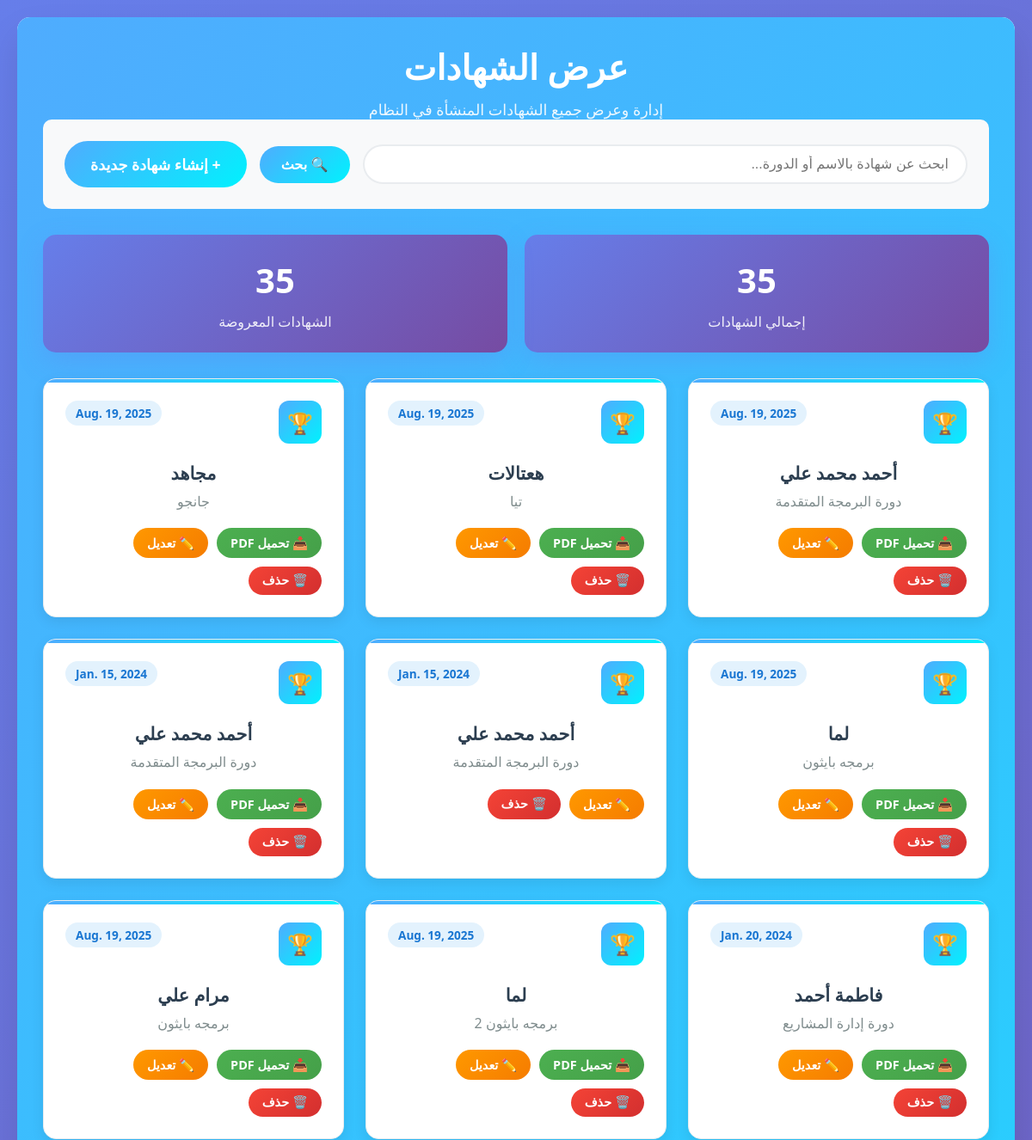
The page /certificates/ (upper part) on the database as committed earlier.
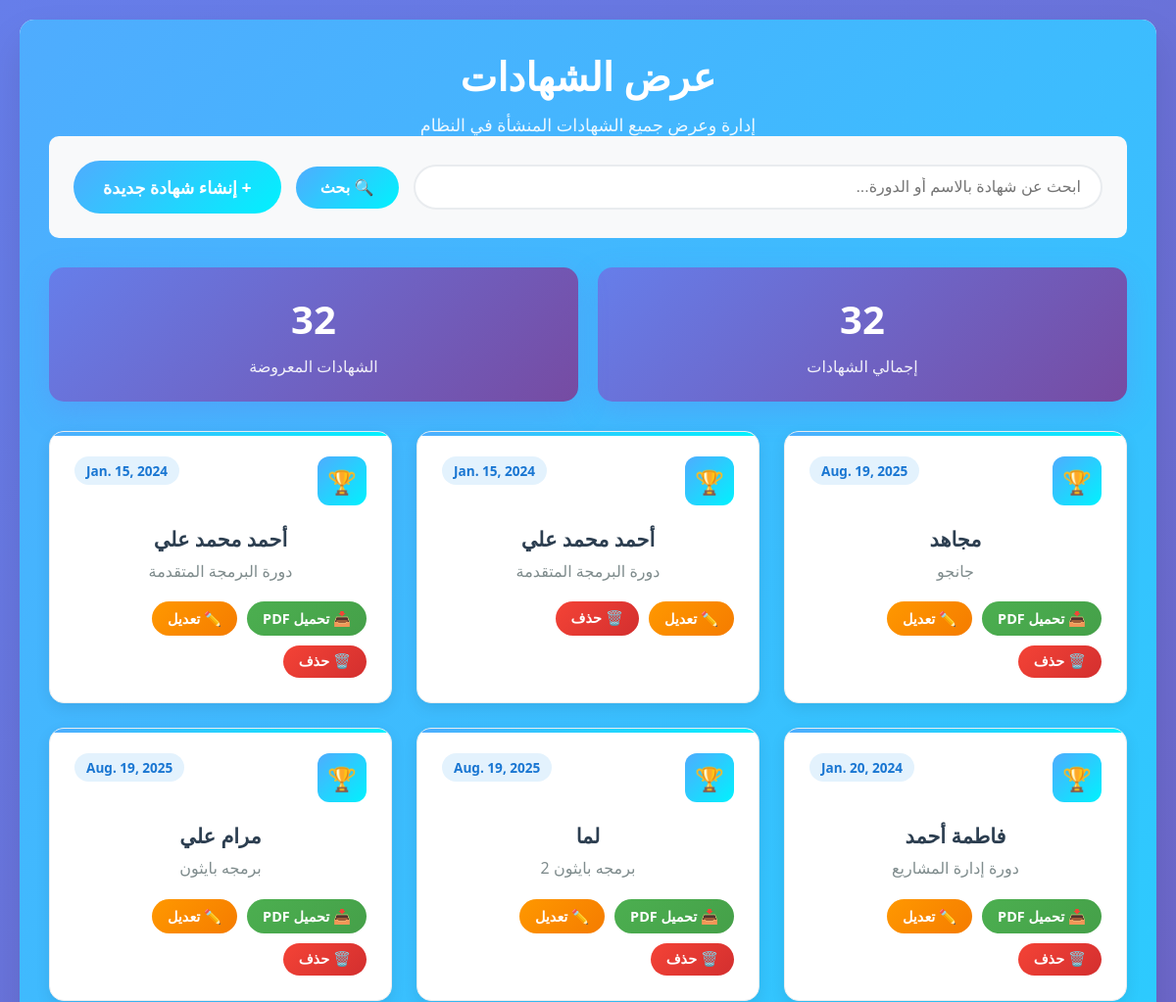
The same page on the database as committed later.
### main/models.py (models this page shows, shortened)
class Certificate(models.Model):
    employee_name = models.CharField(max_length=200)
    course_title = models.CharField(max_length=200)
    issue_date = models.DateField()
    logo = models.ImageField(upload_to="logos/", blank=True, null=True)
    pdf_file = models.FileField(upload_to="certificates/", blank=True, null=True)
    created_at = models.DateTimeField(auto_now_add=True)

### main/views.py (the view)
# urls.py: path('certificates/', views.list_certificates, name="list_certificates"),
def list_certificates(request):
    query = request.GET.get("q", "")
    certs = Certificate.objects.all()
    if query:
        certs = certs.filter(employee_name__icontains=query)
    return render(request, "main/list_certificates.html", {"certs": certs})

### main/templates/main/list_certificates.html (shortened to what this page needs)
<!DOCTYPE html>
<html lang="ar" dir="rtl">
<head>
</head>
<body>
    <div class="container">
        <div class="header">
            <h1>عرض الشهادات</h1>
            <p>إدارة وعرض جميع الشهادات المنشأة في النظام</p>
            <div class="search-section">
                <form method="get" style="display: flex; gap: 15px; align-items: center; flex: 1; flex-wrap: wrap;">
                    <input
                        type="text"
                        name="q"
                        class="search-input"
                        placeholder="ابحث عن شهادة بالاسم أو الدورة..."
                        value="{{ request.GET.q }}"
                    >
                    <button type="submit" class="search-btn">🔍 بحث</button>
                </form>
                <a href="{% url 'main:create_certificate' %}" class="create-btn">+ إنشاء شهادة جديدة</a>
            </div>
            <div class="stats-section">
                <div class="stat-card">
                    <div class="stat-number">{{ certs|length }}</div>
                    <div class="stat-label">إجمالي الشهادات</div>
                </div>
                <div class="stat-card">
                    <div class="stat-number">{{ certs|length }}</div>
                    <div class="stat-label">الشهادات المعروضة</div>
                </div>
            </div>
            {% if certs %}
                <div class="certificates-grid">
                    {% for cert in certs %}
                    <div class="certificate-card">
                        <div class="certificate-header">
                            <div class="certificate-icon">🏆</div>
                            <div class="certificate-date">{{ cert.issue_date }}</div>
                        </div>
                        <div class="certificate-name">{{ cert.employee_name }}</div>
                        <div class="certificate-course">{{ cert.course_title }}</div>
                        <div class="certificate-actions">
                            {% if cert.pdf_file %}
                                <a href="{% url 'main:download_certificate' cert.id %}" class="action-btn download-btn">
                                    📥 تحميل PDF
                                </a>
                            {% endif %}
                            <a href="{% url 'main:edit_certificate' cert.id %}" class="action-btn edit-btn">
                                ✏️ تعديل
                            </a>
                            <button class="action-btn delete-btn" onclick="deleteCertificate({{ cert.id }})">
                                🗑️ حذف
                            </button>
                        </div>
                    </div>
                    {% endfor %}
                </div>
            {% endif %}
        </div>
    </div>
</body>
</html>

### main/templates/main/list_certificates.html (style rules this page uses)
* { margin: 0; padding: 0; box-sizing: border-box; }
body { font-family: 'Segoe UI', Tahoma, Geneva, Verdana, sans-serif; background: linear-gradient(135deg, #667eea 0%, #764ba2 100%); min-height: 100vh; padding: 20px; }
.container { max-width: 1200px; margin: 0 auto; background: white; border-radius: 15px; box-shadow: 0 20px 40px rgba(0,0,0,0.1); overflow: hidden; }
.header { background: linear-gradient(135deg, #4facfe 0%, #00f2fe 100%); color: white; padding: 30px; text-align: center; }
.header h1 { font-size: 2.5rem; margin-bottom: 10px; }
.header p { font-size: 1.1rem; opacity: 0.9; }
.search-section { background: #f8f9fa; border-radius: 10px; padding: 25px; margin-bottom: 30px; display: flex; gap: 15px; align-items: center; flex-wrap: wrap; }
.search-input { flex: 1; min-width: 250px; padding: 12px 20px; border: 2px solid #e9ecef; border-radius: 50px; font-size: 1rem; transition: all 0.3s ease; }
.search-btn { background: linear-gradient(135deg, #4facfe 0%, #00f2fe 100%); color: white; border: none; padding: 12px 25px; border-radius: 50px; font-size: 1rem; font-weight: 600; cursor: pointer; transition: all 0.3s ease; }
.stats-section { display: grid; grid-template-columns: repeat(auto-fit, minmax(200px, 1fr)); gap: 20px; margin-bottom: 30px; }
.stat-card { background: linear-gradient(135deg, #667eea 0%, #764ba2 100%); color: white; padding: 25px; border-radius: 15px; text-align: center; box-shadow: 0 10px 30px rgba(102, 126, 234, 0.3); }
.stat-number { font-size: 2.5rem; font-weight: bold; margin-bottom: 10px; }
.stat-label { font-size: 1rem; opacity: 0.9; }
.certificates-grid { display: grid; grid-template-columns: repeat(auto-fill, minmax(350px, 1fr)); gap: 25px; margin-bottom: 30px; }
.certificate-card { background: white; border: 1px solid #e9ecef; border-radius: 15px; padding: 25px; box-shadow: 0 5px 15px rgba(0,0,0,0.08); transition: all 0.3s ease; position: relative; overflow: hidden; }
.certificate-card::before { content: ''; position: absolute; top: 0; left: 0; right: 0; height: 4px; background: linear-gradient(135deg, #4facfe 0%, #00f2fe 100%); }
.certificate-header { display: flex; justify-content: space-between; align-items: flex-start; margin-bottom: 20px; }
.certificate-icon { width: 50px; height: 50px; background: linear-gradient(135deg, #4facfe 0%, #00f2fe 100%); border-radius: 12px; display: flex; align-items: center; justify-content: center; font-size: 1.5rem; color: white; }
.certificate-date { background: #e3f2fd; color: #1976d2; padding: 5px 12px; border-radius: 20px; font-size: 0.85rem; font-weight: 600; }
.certificate-name { font-size: 1.3rem; font-weight: 700; color: #2c3e50; margin-bottom: 8px; }
.certificate-course { font-size: 1rem; color: #7f8c8d; margin-bottom: 20px; line-height: 1.4; }
.certificate-actions { display: flex; gap: 10px; flex-wrap: wrap; }
.action-btn { padding: 8px 16px; border: none; border-radius: 20px; font-size: 0.9rem; font-weight: 600; cursor: pointer; transition: all 0.3s ease; text-decoration: none; display: inline-flex; align-items: center; gap: 5px; }
.download-btn { background: linear-gradient(135deg, #4caf50 0%, #45a049 100%); color: white; }
.edit-btn { background: linear-gradient(135deg, #ff9800 0%, #f57c00 100%); color: white; }
.delete-btn { background: linear-gradient(135deg, #f44336 0%, #d32f2f 100%); color: white; }
.create-btn { background: linear-gradient(135deg, #4facfe 0%, #00f2fe 100%); color: white; padding: 15px 30px; border: none; border-radius: 50px; font-size: 1.1rem; font-weight: 600; text-decoration: none; display: inline-block; transition: all 0.3s ease; }

Rows that differ between the two databases and show on the page:
removed Certificate: issue_date "Aug. 19, 2025", employee_name "أحمد محمد علي", course_title "دورة البرمجة المتقدمة", shows "📥 تحميل PDF"
removed Certificate: issue_date "Aug. 19, 2025", employee_name "هعتالات", course_title "تيا", shows "📥 تحميل PDF"
removed Certificate: issue_date "Aug. 19, 2025", employee_name "لما", course_title "برمجه بايثون", shows "📥 تحميل PDF"
Other text that changed with them:
{{ certs|length }}: "35" → "32"
